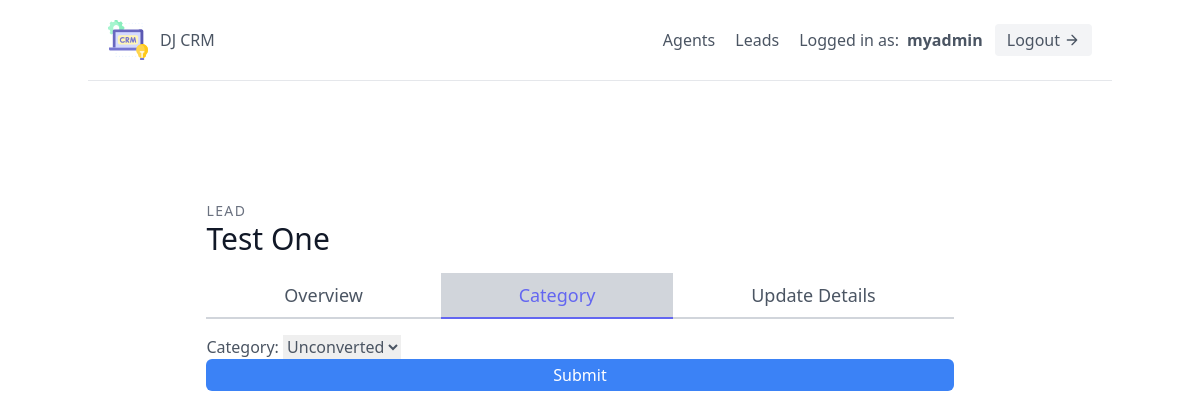
Page /leads/1/category/ (signed in) on the committed database.
### leads/models.py (models this page shows, shortened)
class User(AbstractUser):
    is_organisor=models.BooleanField(default=True)
    is_agent=models.BooleanField(default=False)

class Lead(models.Model):
    first_name=models.CharField(max_length=20)
    last_name=models.CharField(max_length=20)
    age=models.IntegerField(default=0)
    organisation=models.ForeignKey(UserProfile,on_delete=models.CASCADE)
    agent=models.ForeignKey("Agent",null=True, blank=True, on_delete=models.SET_NULL)
    category=models.ForeignKey("Category", related_name="leads", null=True, blank=True, on_delete=models.SET_NULL)
    description=models.TextField()
    date_added=models.DateTimeField(auto_now_add=True)
    phone_number=models.CharField(max_length=20)
    email=models.EmailField()

### leads/views.py (the view, shortened to what this page needs)
# urls.py: path('<int:pk>/category/',LeadCategoryUpdateView.as_view(), name='lead-category-update'),
class LeadCategoryUpdateView(LoginRequiredMixin,generic.UpdateView):
    template_name="leads/lead_category_update.html"
    form_class=LeadCategoryUpdateForm
    def get_queryset(self):
        user=self.request.user
        if user.is_organisor:
            queryset=Lead.objects.filter(organisation=user.userprofile)
        else:
            queryset=Lead.objects.filter(organisation=user.agent.organisation)
            queryset=queryset.filter(agent__user=user)
        return queryset

### leads/forms.py
class LeadCategoryUpdateForm(forms.ModelForm):
    class Meta:
        model=Lead
        fields=(
            'category',
        )

### leads/models.py (called while the page is built)
    def __str__(self):
        return self.name

### leads/templates/leads/lead_category_update.html (shortened to what this page needs)
{% extends "base.html" %}
{% load tailwind_filters %}
{% block content %}
<section class="text-gray-600 body-font overflow-hidden">
    <div class="container px-5 py-24 mx-auto">
        <div class="lg:w-4/5 mx-auto flex flex-wrap">
            <div class="w-full lg:pr-10 lg:py-6 mb-6 lg:mb-0">
                <h2 class="text-sm title-font text-gray-500 tracking-widest">LEAD</h2>
                <h1 class="text-gray-900 text-3xl title-font font-medium mb-4">
                    {{lead.first_name}} {{lead.last_name}}
                </h1>
                <div class="flex mb-4">
                    <a  href="{% url 'leads:lead-detail' lead.pk %}"
                        class="flex-grow border-b-2 border-gray-300 py-2 text-lg px-1 text-center">
                        Overview
                    </a>
                    <a
                        href="{% url 'leads:lead-category-update' lead.pk %}"
                        class="flex-grow text-indigo-500 border-b-2 border-indigo-500 py-2 text-lg px-1  text-center bg-gray-300">
                        Category
                    </a>
                    <a  href="{% url 'leads:lead-update' lead.pk %}"
                        class="flex-grow border-b-2 border-gray-300 py-2 text-lg px-1  text-center">
                        Update Details
                    </a>
                </div>
                <form method="post">
                    {{ form|crispy }}
                    <button type="submit" class="w-full text-white bg-blue-500 hover:bg-blue-600 px-3 py-1 rounded-md">
                        Submit
                    </button>
                </form>
            </div>
        </div>
    </div>
</section>
{% endblock content %}

### templates/navbar.html (shortened to what this page needs)
<header class="text-gray-600 body-font">
    <div
      class="container mx-auto flex flex-wrap p-5 flex-col md:flex-row items-center border-b border-gray-200">
      <a class="flex title-font font-medium items-center text-gray-900 mb-4 md:mb-0">
        <span class="ml-3 text-xl">
            <a href="{% url 'landing-page' %}">DJ CRM</a>
        </span>
      </a>
      <nav class="md:ml-auto flex flex-wrap items-center text-base justify-center ">
        {% if not request.user.is_authenticated %}
          <a href="{% url 'signup' %}" class="mr-5 hover:text-gray-900">Sign Up</a>
        {% else %}
          {% if request.user.is_organisor %}
          <a href="{% url 'agents:agent-list' %}" class="mr-5 hover:text-gray-900">Agents</a>
          {% endif %}
          <a href="{% url 'leads:lead-list' %}" class="mr-5 hover:text-gray-900">Leads</a>
        {% endif %}
      </nav>
      {% if request.user.is_authenticated %}
        Logged in as: <strong class="ml-2">{{ request.user.username }}</strong>
          <form method="post" action="{% url 'logout' %}" class="inline">
            <button type="submit" class="ml-3 inline-flex items-center bg-gray-100 border-0 py-1 px-3 focus:outline-none hover:bg-gray-200 rounded text-base mt-4 md:mt-0">
                Logout
                <svg fill="none" stroke="currentColor" stroke-linecap="round" stroke-linejoin="round" stroke-width="2" class="w-4 h-4 ml-1" viewBox="0 0 24 24">
                    <path d="M5 12h14M12 5l7 7-7 7"></path>
                </svg>
            </button>
          </form>
      {% endif %}
    </div>
</header>

### rows in the picture
User: user.username "myadmin"
Lead: first_name "Test", last_name "One", category "Unconverted"
